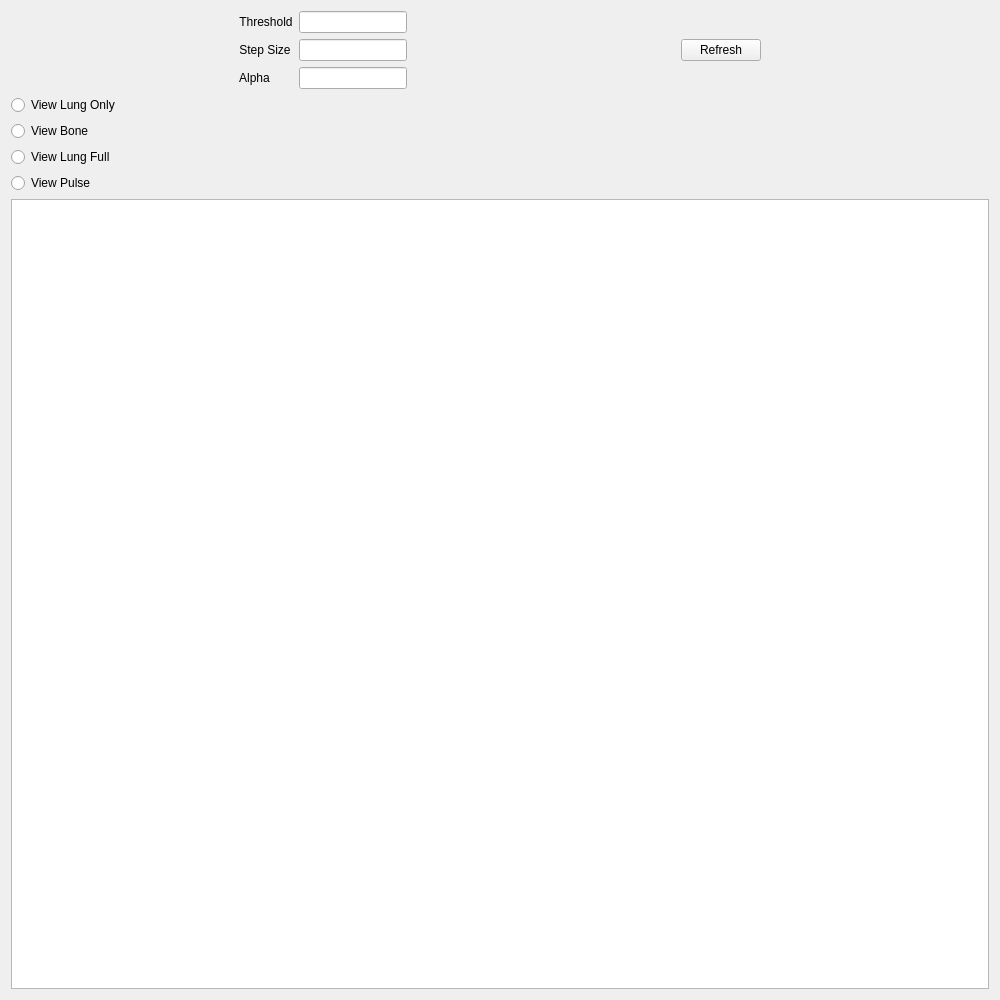
<?xml version="1.0" encoding="UTF-8"?>
<ui version="4.0">
 <class>Dialog</class>
 <widget class="QDialog" name="Dialog">
  <property name="windowModality">
   <enum>Qt::NonModal</enum>
  </property>
  <property name="geometry">
   <rect>
    <x>0</x>
    <y>0</y>
    <width>1000</width>
    <height>1000</height>
   </rect>
  </property>
  <property name="windowTitle">
   <string>Dialog</string>
  </property>
  <layout class="QGridLayout" name="gridLayout_3">
   <item row="0" column="0">
    <layout class="QGridLayout" name="gridLayout_2">
     <item row="1" column="0">
      <widget class="QRadioButton" name="lungonly_button">
       <property name="text">
        <string>View Lung Only</string>
       </property>
      </widget>
     </item>
     <item row="3" column="0">
      <widget class="QRadioButton" name="lungfull_button">
       <property name="text">
        <string>View Lung Full</string>
       </property>
      </widget>
     </item>
     <item row="5" column="0">
      <widget class="QGraphicsView" name="graphicsView">
       <property name="sizePolicy">
        <sizepolicy hsizetype="Expanding" vsizetype="Expanding">
         <horstretch>0</horstretch>
         <verstretch>0</verstretch>
        </sizepolicy>
       </property>
       <property name="focusPolicy">
        <enum>Qt::NoFocus</enum>
       </property>
      </widget>
     </item>
     <item row="2" column="0">
      <widget class="QRadioButton" name="bone_button">
       <property name="text">
        <string>View Bone</string>
       </property>
      </widget>
     </item>
     <item row="0" column="0">
      <layout class="QHBoxLayout" name="horizontalLayout">
       <item>
        <layout class="QGridLayout" name="gridLayout">
         <item row="1" column="0">
          <widget class="QLabel" name="label_2">
           <property name="sizePolicy">
            <sizepolicy hsizetype="Fixed" vsizetype="Fixed">
             <horstretch>0</horstretch>
             <verstretch>0</verstretch>
            </sizepolicy>
           </property>
           <property name="text">
            <string>Step Size</string>
           </property>
           <property name="alignment">
            <set>Qt::AlignCenter</set>
           </property>
          </widget>
         </item>
         <item row="0" column="0">
          <widget class="QLabel" name="label">
           <property name="sizePolicy">
            <sizepolicy hsizetype="Fixed" vsizetype="Fixed">
             <horstretch>0</horstretch>
             <verstretch>0</verstretch>
            </sizepolicy>
           </property>
           <property name="text">
            <string>Threshold</string>
           </property>
           <property name="alignment">
            <set>Qt::AlignCenter</set>
           </property>
          </widget>
         </item>
         <item row="0" column="1">
          <widget class="QLineEdit" name="thresholdEdit">
           <property name="sizePolicy">
            <sizepolicy hsizetype="Fixed" vsizetype="Fixed">
             <horstretch>0</horstretch>
             <verstretch>0</verstretch>
            </sizepolicy>
           </property>
          </widget>
         </item>
         <item row="1" column="1">
          <widget class="QLineEdit" name="stepEdit">
           <property name="sizePolicy">
            <sizepolicy hsizetype="Fixed" vsizetype="Fixed">
             <horstretch>0</horstretch>
             <verstretch>0</verstretch>
            </sizepolicy>
           </property>
          </widget>
         </item>
         <item row="2" column="1">
          <widget class="QLineEdit" name="alphaEdit">
           <property name="sizePolicy">
            <sizepolicy hsizetype="Fixed" vsizetype="Fixed">
             <horstretch>0</horstretch>
             <verstretch>0</verstretch>
            </sizepolicy>
           </property>
          </widget>
         </item>
         <item row="2" column="0">
          <widget class="QLabel" name="label_3">
           <property name="sizePolicy">
            <sizepolicy hsizetype="Fixed" vsizetype="Fixed">
             <horstretch>0</horstretch>
             <verstretch>0</verstretch>
            </sizepolicy>
           </property>
           <property name="text">
            <string>Alpha</string>
           </property>
           <property name="alignment">
            <set>Qt::AlignCenter</set>
           </property>
          </widget>
         </item>
        </layout>
       </item>
       <item>
        <spacer name="horizontalSpacer">
         <property name="orientation">
          <enum>Qt::Horizontal</enum>
         </property>
         <property name="sizeType">
          <enum>QSizePolicy::Minimum</enum>
         </property>
         <property name="sizeHint" stdset="0">
          <size>
           <width>40</width>
           <height>20</height>
          </size>
         </property>
        </spacer>
       </item>
       <item>
        <widget class="QPushButton" name="refreshButton">
         <property name="sizePolicy">
          <sizepolicy hsizetype="Fixed" vsizetype="Maximum">
           <horstretch>0</horstretch>
           <verstretch>0</verstretch>
          </sizepolicy>
         </property>
         <property name="focusPolicy">
          <enum>Qt::NoFocus</enum>
         </property>
         <property name="text">
          <string>Refresh</string>
         </property>
        </widget>
       </item>
      </layout>
     </item>
     <item row="4" column="0">
      <widget class="QRadioButton" name="pulse_button">
       <property name="text">
        <string>View Pulse</string>
       </property>
      </widget>
     </item>
    </layout>
   </item>
  </layout>
 </widget>
 <resources/>
 <connections/>
</ui>
